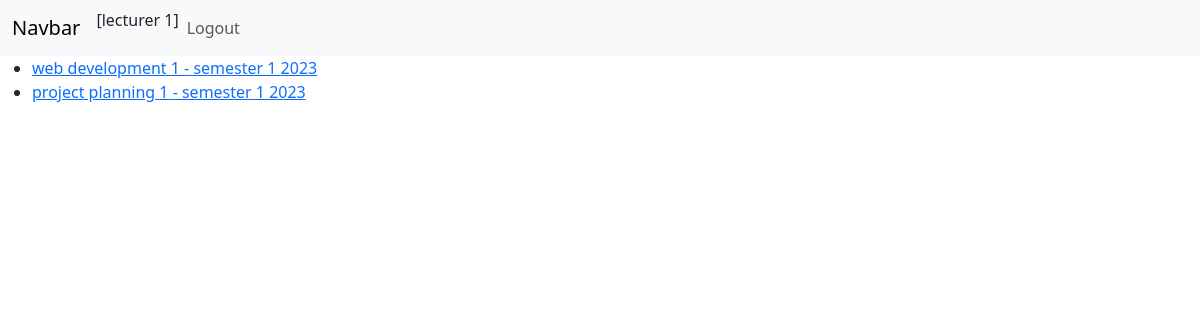
/lecturers/classes (signed in), run on the app's committed database.
### attendance/models.py (models this page shows, shortened)
class Class(models.Model):
    number = models.CharField(max_length=255)
    course = models.ForeignKey(Course, on_delete=models.CASCADE, related_name='classes')
    enrollments = models.ManyToManyField(Enrollment, null=True, blank=True)
    lecturer = models.ForeignKey(Lecturer, null=True, blank=True, on_delete=models.CASCADE)

class Course(models.Model):
    semester = models.ForeignKey(Semester, on_delete=models.CASCADE, related_name='courses')
    code = models.CharField(max_length=255)
    name = models.CharField(max_length=255)

class Semester(models.Model):
    semester = models.CharField(max_length=255)
    year = models.CharField(max_length=255)

### attendance/views.py (the view)
# urls.py: path("lecturers/classes", classlist_lecturer, name="classlist_lecturer"),
def classlist_lecturer(request):
    lecturer_username = request.user.username
    classes_by_lecturer = Class.objects.filter(lecturer__lecturerInfo__username=lecturer_username)
    return render(request, 'classlist_lecturer.html', {'classes_by_lecturer': classes_by_lecturer})

### attendance/templates/classlist_lecturer.html (shortened to what this page needs)
{%  extends "base.html" %}
{%  block content %}
    {% if user.is_authenticated %}
        <ul>
        {% for class in classes_by_lecturer %}
            <li>
                <a href="{% url 'detail_class_lecturer' class.id %}">{{ class.course.name }} {{ class.number }} - {{ class.course.semester.semester }} {{ class.course.semester.year }}</a>
            </li>
        {% endfor %}
        </ul>
    {% endif %}
{%  endblock %}

### attendance/templates/base.html (shortened to what this page needs)
<!DOCTYPE html>
<html lang="en">
<head>
<link href="https://cdn.jsdelivr.net/npm/bootstrap@5.3.1/dist/css/bootstrap.min.css" rel="stylesheet">
</head>
<body>
<nav class="navbar navbar-expand-lg bg-body-tertiary">
  <div class="container-fluid">
    <a class="navbar-brand" href="#">Navbar</a>
    <div class="collapse navbar-collapse" id="navbarSupportedContent">
      <ul class="navbar-nav me-auto mb-2 mb-lg-0">
       <li class="nav-item">
           {% if user.is_authenticated %}
               <li class="nav-item">[{{ user.first_name }} {{ user.last_name }}]</li>
               <li class="nav-item"><a class="nav-link" aria-disabled="true" href="{% url 'logout' %}">Logout</a></li>
           {% endif %}
       </li>
      </ul>
    </div>
  </div>
</nav>
{% block content %}
{% endblock %}
</body>
</html>

### data on the page
Class: course.name "web development", number "1", course.semester.semester "semester 1", course.semester.year "2023"
Class: course.name "project planning", number "1", course.semester.semester "semester 1", course.semester.year "2023"

### other printed values
{{ user.first_name }} "lecturer"
{{ user.last_name }} "1"
